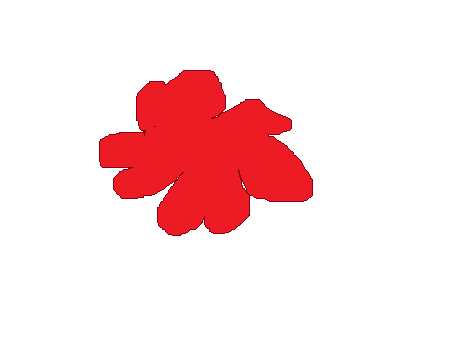
%> input picture Images/flower1.png, 466 x 342 px
$ octave ImageProg23.m   (GNU Octave 9; MATLAB toolbox functions it lacks are replaced by stand-ins)
%> lines starting %> are read from the running program, lines starting %| are printed output that depends on the picture; in (x1, y1, x2, y2) boxes, pixels count from 0 and x2, y2 are one past the last pixel; in counts of white or black regions, pixels touching at a corner belong together; the program's own positions count from 1
clc
clear
close all
% [f p]=uigetfile('*.png');
% RGB=imread([p,f]);
RGB = imread('flower1.png');
%> RGB is the input picture: size 342x466x3 uint8; mean R, G, B 251.9, 223.3, 224.5
figure;
imshow(RGB),title('Original Image');

GI = rgb2gray(RGB);
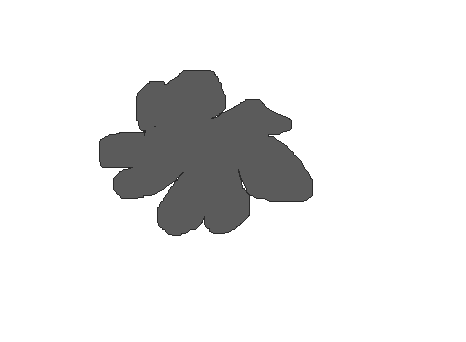
%> GI: size 342x466 uint8; min 43, max 255, mean 232
figure, imshow(GI), title('Gray image');
bw = ~im2bw(GI, graythresh(GI));
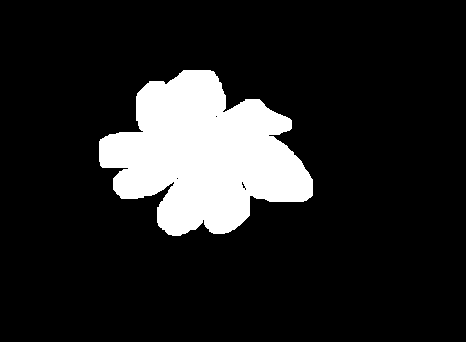
%> bw: size 342x466 logical; 13.9% white; 1 white region
figure;
imshow(bw)
title('BW image');

stats=regionprops(bw,'Area','BoundingBox');
%> stats = 1 region; box (x1, y1, x2, y2) and Area: (99, 70, 313, 236) 22122
A=stats(1).Area;
%> A = 22122
BB=stats(1).BoundingBox;
%> BB = [99.5 70.5 214 166]
st=sprintf('Area is %.0f',A);
%> st = 'Area is 22122'
figure,imshow(RGB);
hold on;
rectangle('position',BB,'Edgecolor','g','Linewidth',2);
text(150,150,st);
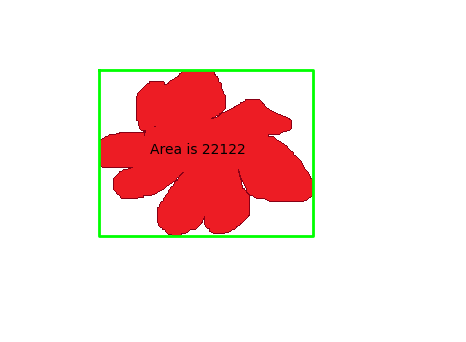
%> figure redrawn from the program's plot data
